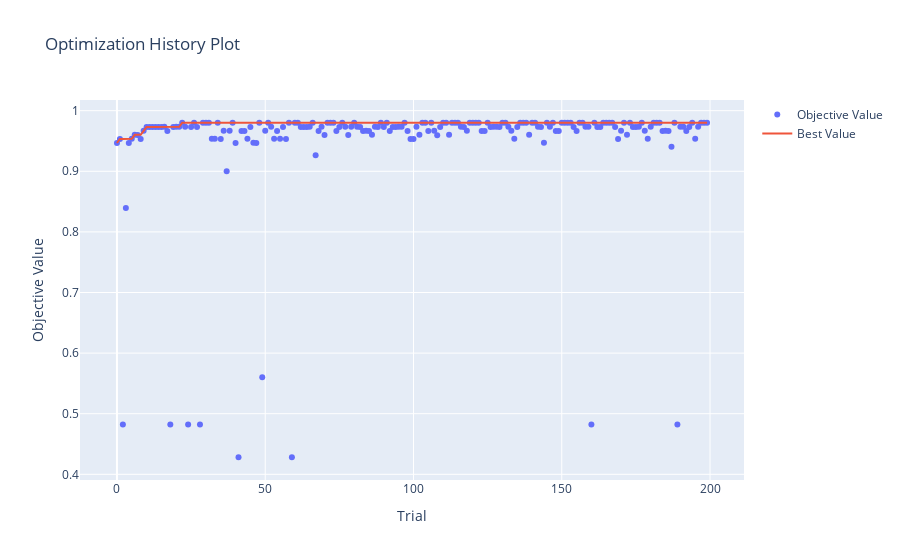

Here is the notebook cell this chart was saved with:
### Code cell
# 하이퍼파라미터 최적화 과정
optuna.visualization.plot_optimization_history(study)

### Figure 1 — Plotly figure (JSON) as saved in the notebook; plotly's stock layout.template omitted (floating-point values rounded to 4 significant figures; data arrays with more than 128 entries replaced by an {"elided": "..."} marker saying what was removed)
{"data": [{"mode": "markers", "name": "Objective Value", "type": "scatter", "x": {"elided": "200 int values"}, "y": {"elided": "200 float values"}}, {"name": "Best Value", "type": "scatter", "x": {"elided": "200 int values"}, "y": {"elided": "200 float values"}}], "layout": {"title": {"text": "Optimization History Plot"}, "xaxis": {"title": {"text": "Trial"}}, "yaxis": {"title": {"text": "Objective Value"}}}}
